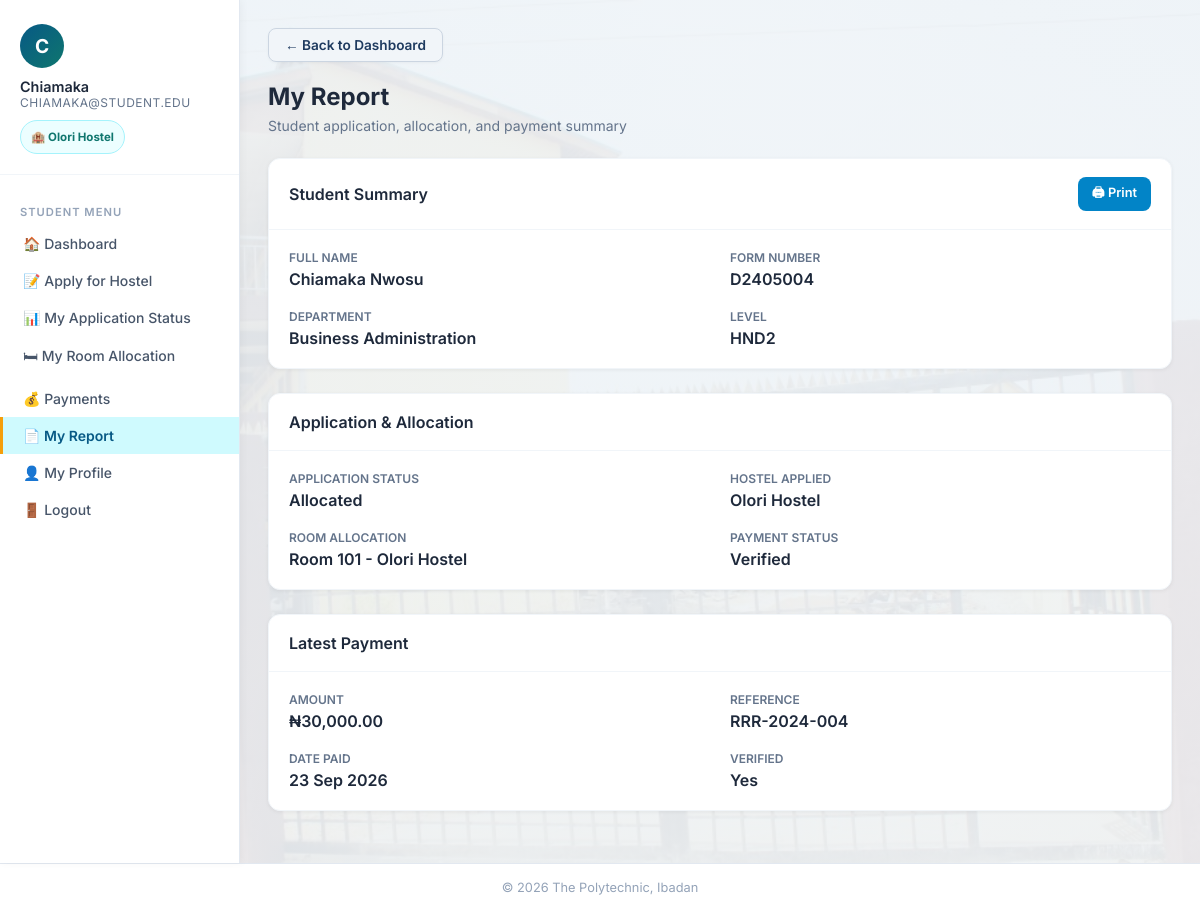
Page /student/reports.php (signed in) on the committed database.
### tables this page shows
CREATE TABLE students (
    student_id INT AUTO_INCREMENT PRIMARY KEY,
    matric_no VARCHAR(13) NULL UNIQUE,
    form_no VARCHAR(30) NULL UNIQUE,
    full_name VARCHAR(200) NOT NULL,
    department VARCHAR(150) NOT NULL,
    level VARCHAR(20) NOT NULL,
    gender ENUM('Male','Female') NOT NULL,
    phone VARCHAR(20) NOT NULL,
    email VARCHAR(150) NOT NULL UNIQUE,
    password VARCHAR(255) NOT NULL,
    created_at DATETIME DEFAULT CURRENT_TIMESTAMP
);

CREATE TABLE allocations (
    allocation_id INT AUTO_INCREMENT PRIMARY KEY,
    student_id INT NOT NULL,
    room_id INT NOT NULL,
    bunk_number VARCHAR(10) NULL,
    allocation_date DATETIME DEFAULT CURRENT_TIMESTAMP,
    status ENUM('Active','Vacated') NOT NULL DEFAULT 'Active',
    FOREIGN KEY (student_id) REFERENCES students(student_id) ON DELETE CASCADE,
    FOREIGN KEY (room_id) REFERENCES rooms(room_id) ON DELETE CASCADE,
    INDEX idx_alloc_room_status (room_id,status),
    INDEX idx_alloc_student_status (student_id,status)
);

CREATE TABLE hostels (
    hostel_id INT AUTO_INCREMENT PRIMARY KEY,
    hostel_name VARCHAR(150) NOT NULL UNIQUE,
    hostel_type ENUM('Male','Female') NOT NULL,
    total_rooms INT NOT NULL DEFAULT 0,
    created_at DATETIME DEFAULT CURRENT_TIMESTAMP
);

CREATE TABLE applications (
    app_id INT AUTO_INCREMENT PRIMARY KEY,
    student_id INT NOT NULL,
    hostel_id INT NOT NULL,
    preferred_room_id INT NULL,
    preferred_bunk VARCHAR(10) NULL,
    payment_ref VARCHAR(100) NULL,
    status ENUM('Pending','Approved','Rejected','Allocated') NOT NULL DEFAULT 'Pending',
    rejection_reason TEXT NULL,
    applied_at DATETIME DEFAULT CURRENT_TIMESTAMP,
    FOREIGN KEY (student_id) REFERENCES students(student_id) ON DELETE CASCADE,
    FOREIGN KEY (hostel_id) REFERENCES hostels(hostel_id) ON DELETE CASCADE,
    FOREIGN KEY (preferred_room_id) REFERENCES rooms(room_id) ON DELETE SET NULL,
    UNIQUE KEY uq_application_student (student_id),
    INDEX idx_app_hostel_status (hostel_id,status),
    INDEX idx_app_student (student_id)
);

CREATE TABLE rooms (
    room_id INT AUTO_INCREMENT PRIMARY KEY,
    hostel_id INT NOT NULL,
    room_number VARCHAR(50) NOT NULL,
    capacity INT NOT NULL DEFAULT 4,
    occupied INT NOT NULL DEFAULT 0,
    status ENUM('Available','Full') NOT NULL DEFAULT 'Available',
    UNIQUE KEY uq_hostel_room (hostel_id, room_number),
    FOREIGN KEY (hostel_id) REFERENCES hostels(hostel_id) ON DELETE CASCADE
);

CREATE TABLE payments (
    payment_id INT AUTO_INCREMENT PRIMARY KEY,
    student_id INT NOT NULL,
    amount DECIMAL(10,2) NOT NULL,
    payment_ref VARCHAR(100) NOT NULL UNIQUE,
    payment_date DATETIME DEFAULT CURRENT_TIMESTAMP,
    verified ENUM('Yes','No') NOT NULL DEFAULT 'No',
    verification_source VARCHAR(50) NULL,
    verified_at DATETIME NULL,
    FOREIGN KEY (student_id) REFERENCES students(student_id) ON DELETE CASCADE,
    INDEX idx_payment_student (student_id)
);

### student/reports.php (the view, shortened to what this page needs)
<?php
require_once '../includes/db.php';
$sid = $_SESSION['student_id'];
$student = $pdo->prepare("SELECT * FROM students WHERE student_id=?");
$student->execute([$sid]);
$student = $student->fetch();
$application = $pdo->prepare("SELECT a.*, h.hostel_name FROM applications a JOIN hostels h ON a.hostel_id=h.hostel_id WHERE a.student_id=? ORDER BY a.applied_at DESC LIMIT 1");
$application->execute([$sid]);
$application = $application->fetch();
$allocation = $pdo->prepare("SELECT al.*, r.room_number, h.hostel_name FROM allocations al JOIN rooms r ON al.room_id=r.room_id JOIN hostels h ON r.hostel_id=h.hostel_id WHERE al.student_id=? AND al.status='Active'");
$allocation->execute([$sid]);
$allocation = $allocation->fetch();
$payment = $pdo->prepare("SELECT * FROM payments WHERE student_id=? ORDER BY payment_date DESC LIMIT 1");
$payment->execute([$sid]);
$payment = $payment->fetch();
?>
<!DOCTYPE html>
<html lang="en">
<head>
<link rel="stylesheet" href="../css/style.css?v=6">
</head>
<body>
<div class="wrapper">
<?php $current_page = 'reports'; require_once '../includes/student_sidebar.php'; ?>
<main class="main">
    <a href="dashboard.php" class="back-btn no-print">&larr; Back to Dashboard</a>
    <div class="page-title">My Report</div>
    <div class="page-subtitle">Student application, allocation, and payment summary</div>
    <div class="card" style="margin-bottom:24px;">
        <div class="card-header">
            <h3>Student Summary</h3>
            <button onclick="window.print()" class="btn btn-info btn-sm">🖨 Print</button>
        </div>
        <div class="card-body">
            <div style="display:grid;grid-template-columns:1fr 1fr;gap:20px;">
                <div>
                    <div style="font-size:0.75rem;color:#64748b;text-transform:uppercase;font-weight:600;margin-bottom:4px;">Full Name</div>
                    <div style="font-weight:600;"><?= htmlspecialchars($student['full_name']) ?></div>
                </div>
                <div>
                    <div style="font-size:0.75rem;color:#64748b;text-transform:uppercase;font-weight:600;margin-bottom:4px;">Form Number</div>
                    <div style="font-weight:600;"><?= htmlspecialchars($student['form_no']) ?></div>
                </div>
                <div>
                    <div style="font-size:0.75rem;color:#64748b;text-transform:uppercase;font-weight:600;margin-bottom:4px;">Department</div>
                    <div style="font-weight:600;"><?= htmlspecialchars($student['department']) ?></div>
                </div>
                <div>
                    <div style="font-size:0.75rem;color:#64748b;text-transform:uppercase;font-weight:600;margin-bottom:4px;">Level</div>
                    <div style="font-weight:600;"><?= htmlspecialchars($student['level']) ?></div>
                </div>
            </div>
        </div>
    </div>
    <div class="card" style="margin-bottom:24px;">
        <div class="card-header"><h3>Application & Allocation</h3></div>
        <div class="card-body">
            <div style="display:grid;grid-template-columns:1fr 1fr;gap:20px;">
                <div>
                    <div style="font-size:0.75rem;color:#64748b;text-transform:uppercase;font-weight:600;margin-bottom:4px;">Application Status</div>
                    <div style="font-weight:600;"><?= htmlspecialchars($application['status'] ?? 'Not Applied') ?></div>
                </div>
                <div>
                    <div style="font-size:0.75rem;color:#64748b;text-transform:uppercase;font-weight:600;margin-bottom:4px;">Hostel Applied</div>
                    <div style="font-weight:600;"><?= htmlspecialchars($application['hostel_name'] ?? 'N/A') ?></div>
                </div>
                <div>
                    <div style="font-size:0.75rem;color:#64748b;text-transform:uppercase;font-weight:600;margin-bottom:4px;">Room Allocation</div>
                    <div style="font-weight:600;"><?= $allocation ? 'Room '.htmlspecialchars($allocation['room_number']).' - '.htmlspecialchars($allocation['hostel_name']) : 'Not Allocated' ?></div>
                </div>
                <div>
                    <div style="font-size:0.75rem;color:#64748b;text-transform:uppercase;font-weight:600;margin-bottom:4px;">Payment Status</div>
                    <div style="font-weight:600;"><?= $payment ? ($payment['verified'] === 'Yes' ? 'Verified' : 'Pending') : 'No payment found' ?></div>
                </div>
            </div>
        </div>
    </div>
    <div class="card">
        <div class="card-header"><h3>Latest Payment</h3></div>
        <div class="card-body">
            <?php if (!$payment): ?>
                <div class="alert alert-info">No payment record has been found yet.</div>
            <?php else: ?>
            <div style="display:grid;grid-template-columns:1fr 1fr;gap:20px;">
                <div>
                    <div style="font-size:0.75rem;color:#64748b;text-transform:uppercase;font-weight:600;margin-bottom:4px;">Amount</div>
                    <div style="font-weight:600;">₦<?= number_format($payment['amount'], 2) ?></div>
                </div>
                <div>
                    <div style="font-size:0.75rem;color:#64748b;text-transform:uppercase;font-weight:600;margin-bottom:4px;">Reference</div>
                    <div style="font-weight:600;"><?= htmlspecialchars($payment['payment_ref'] ?? 'N/A') ?></div>
                </div>
                <div>
                    <div style="font-size:0.75rem;color:#64748b;text-transform:uppercase;font-weight:600;margin-bottom:4px;">Date Paid</div>
                    <div style="font-weight:600;"><?= date('d M Y', strtotime($payment['payment_date'])) ?></div>
                </div>
                <div>
                    <div style="font-size:0.75rem;color:#64748b;text-transform:uppercase;font-weight:600;margin-bottom:4px;">Verified</div>
                    <div style="font-weight:600;"><?= $payment['verified'] === 'Yes' ? 'Yes' : 'No' ?></div>
                </div>
            </div>
            <?php endif; ?>
        </div>
    </div>
</main>
</div>
<div class="footer">&copy; <?= date('Y') ?> The Polytechnic, Ibadan</div>
</body>
</html>

### includes/student_sidebar.php (shortened to what this page needs)
<?php
$active_page = $current_page ?? 'dashboard';
$student_name = $student['full_name'] ?? 'Student';
$first_name = explode(' ', trim($student_name))[0];
$student_id_label = !empty($student['email']) ? $student['email'] : (!empty($student['form_no']) ? $student['form_no'] : ($student['matric_no'] ?? ''));
$student_photo = $student['profile_photo'] ?? '';
?>
<aside class="sidebar no-print">
    <div class="user-info">
        <div class="avatar">
            <?php if (!empty($student_photo)): ?>
                <img src="../<?= htmlspecialchars($student_photo) ?>" alt="Student photograph" style="width:100%;height:100%;object-fit:cover;border-radius:50%;">
            <?php else: ?>
                <?= htmlspecialchars(strtoupper(substr($student_name, 0, 1))) ?>
            <?php endif; ?>
        </div>
        <div class="name"><?= htmlspecialchars($first_name) ?></div>
        <div class="role"><?= htmlspecialchars($student_id_label) ?></div>
        <div class="hostel-badge">
            <?php if (!empty($allocation['hostel_name'])): ?>
                🏨 <?= htmlspecialchars($allocation['hostel_name']) ?>
            <?php else: ?>
                🏨 Hostel not assigned
            <?php endif; ?>
        </div>
    </div>
    <nav class="sidebar-nav">
        <div class="nav-section">Student Menu</div>
        <a href="dashboard.php" class="<?= $active_page === 'dashboard' ? 'active' : '' ?>">🏠 Dashboard</a>
        <a href="apply.php" class="<?= $active_page === 'apply' ? 'active' : '' ?>">📝 Apply for Hostel</a>
        <a href="status.php" class="<?= $active_page === 'status' ? 'active' : '' ?>">📊 My Application Status</a>
        <a href="allocation.php" class="<?= $active_page === 'allocation' ? 'active' : '' ?>">🛏 My Room Allocation</a>
        <a href="payments.php" class="<?= $active_page === 'payments' ? 'active' : '' ?>">💰 Payments</a>
        <a href="reports.php" class="<?= $active_page === 'reports' ? 'active' : '' ?>">📄 My Report</a>
        <a href="profile.php" class="<?= $active_page === 'profile' ? 'active' : '' ?>">👤 My Profile</a>
        <a href="logout.php">🚪 Logout</a>
    </nav>
</aside>

### css/style.css (style rules this page uses)
* { margin: 0; padding: 0; box-sizing: border-box; }
body { font-family: 'Inter', sans-serif; background-image: linear-gradient(rgba(240,244,248,0.93), rgba(240,244,248,0.93)), url('../assets/olorihostel.jpg'); background-position: center; background-size: cover; background-attachment: fixed; color: #1e293b; min-height: 100vh; }
.btn { display: inline-flex; align-items: center; justify-content: center; gap: 7px; padding: 11px 22px; border-radius: 8px; font-size: 0.875rem; font-weight: 600; font-family: 'Inter', sans-serif; cursor: pointer; border: none; transition: all 0.2s; text-decoration: none; }
.btn-info { background: #0284c7; color: white; }
.btn-sm { padding: 6px 14px; font-size: 0.8rem; }
.back-btn { display: inline-flex; align-items: center; gap: 8px; background: #ffffff; border: 1.5px solid #cbd5e1; color: #1e293b; font-size: 0.825rem; font-weight: 600; padding: 7px 14px; border-radius: 8px; text-decoration: none; margin-bottom: 18px; box-shadow: 0 1px 3px rgba(0,0,0,0.04); transition: all 0.2s; cursor: pointer; }
.wrapper { display: flex; min-height: calc(100vh - 64px); }
.sidebar { width: 240px; background: white; border-right: 1px solid #e2e8f0; padding: 24px 0; flex-shrink: 0; box-shadow: 2px 0 8px rgba(0,0,0,0.04); }
.sidebar .user-info { padding: 0 20px 20px; border-bottom: 1px solid #f1f5f9; margin-bottom: 16px; }
.sidebar .user-info .avatar { width: 44px; height: 44px; background: linear-gradient(135deg, #075985 0%, #0f766e 100%); border-radius: 50%; display: flex; align-items: center; justify-content: center; color: white; font-size: 1.2rem; font-weight: 700; margin-bottom: 10px; }
.sidebar .user-info .name { font-size: 0.9rem; font-weight: 600; color: #1e293b; }
.sidebar .user-info .role { font-size: 0.75rem; color: #64748b; text-transform: uppercase; letter-spacing: 0.5px; }
.sidebar .user-info .hostel-badge { margin-top: 10px; padding: 8px 10px; border-radius: 999px; background: #ecfeff; border: 1px solid #a5f3fc; color: #0f766e; font-size: 0.72rem; font-weight: 700; line-height: 1.4; display: inline-block; }
.sidebar-nav a { display: flex; align-items: center; gap: 10px; padding: 10px 20px; color: #475569; text-decoration: none; font-size: 0.875rem; font-weight: 500; transition: all 0.2s; border-left: 3px solid transparent; }
.sidebar-nav a.active { background: #cffafe; color: #075985; border-left-color: #f59e0b; font-weight: 600; }
.sidebar-nav .nav-section { font-size: 0.7rem; text-transform: uppercase; letter-spacing: 1px; color: #94a3b8; padding: 14px 20px 6px; font-weight: 600; }
.main { flex: 1; padding: 28px; overflow-x: hidden; }
.page-title { font-size: 1.5rem; font-weight: 700; color: #1e293b; margin-bottom: 6px; }
.page-subtitle { font-size: 0.875rem; color: #64748b; margin-bottom: 24px; }
.card { background: white; border-radius: 12px; box-shadow: 0 1px 4px rgba(0,0,0,0.06); border: 1px solid #f1f5f9; overflow: hidden; margin-bottom: 24px; }
.card-header { padding: 18px 20px; border-bottom: 1px solid #f1f5f9; display: flex; align-items: center; justify-content: space-between; }
.card-header h3 { font-size: 1rem; font-weight: 600; color: #1e293b; }
.card-body { padding: 20px; }
.back-btn { display: inline-flex; align-items: center; gap: 8px; padding: 8px 16px; margin-bottom: 20px; background: #f1f5f9; color: #1e3a5f; font-size: 0.85rem; font-weight: 600; text-decoration: none; border-radius: 8px; border: 1px solid #cbd5e1; transition: all 0.2s ease; cursor: pointer; }
.footer { background: white; border-top: 1px solid #e2e8f0; padding: 16px 28px; text-align: center; font-size: 0.8rem; color: #94a3b8; }

### rows in the picture
students: full_name "C", full_name "Chiamaka", email "CHIAMAKA@STUDENT.EDU", full_name "Chiamaka Nwosu", form_no "D2405004", department "Business Administration", level "HND2"
allocations: hostels.hostel_name "Olori Hostel", room.room_number "101"
applications: status "Allocated", hostel.hostel_name "Olori Hostel"
payments: amount "30,000.00", payment_ref "RRR-2024-004", payment_date "23 Sep 2026"
